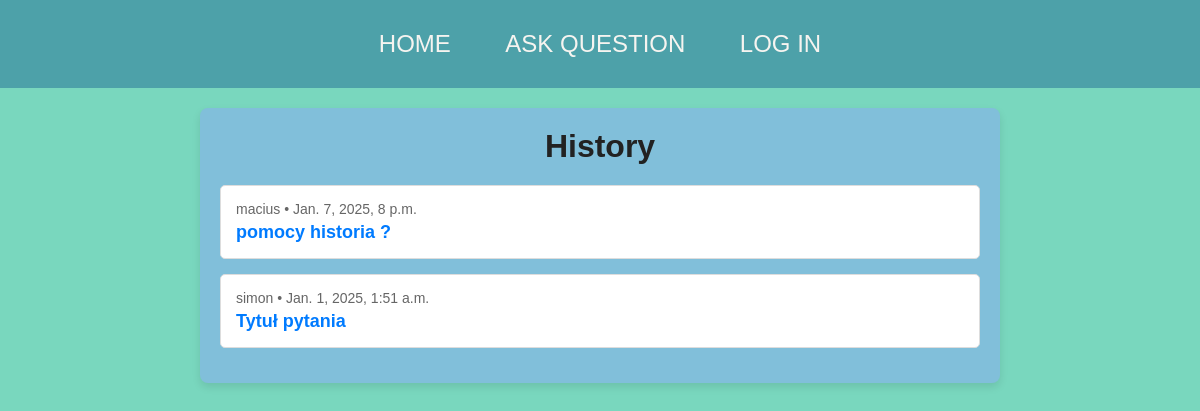
Screenshot of /learno/History/ with the database file from the repository.
### myapp/models.py (models this page shows, shortened)
class subject(models.Model):
    name = models.CharField(max_length=150,null=False)
    def __str__(self):
        return str(self.name)

class Question(models.Model):
    user = models.ForeignKey(User,on_delete=CASCADE,null=True)
    topic = models.ForeignKey(subject, related_name='questions',on_delete=models.SET_NULL,null=True)
    title = models.CharField(max_length=120,null=False,default="Tytuł pytania")
    question = models.TextField(null=True)
    created = models.DateTimeField(auto_now_add=True,null=True)
    class Meta():
        ordering = ['-created']

### myapp/views.py (the view)
# urls.py: path('<str:topic>/',views.questions,name = "subject")
def questions(req,topic):
    c_topic = get_object_or_404(subject, name = topic)
    qs = c_topic.questions.all()
    if not qs:
        return HttpResponse('<h1>No questions in this Topic yet<h1>')
    else:
        return render(req,'questions.html',{'questions': qs, 'subject':c_topic})

### myapp/templates/questions.html
{% extends 'main.html' %}
{% load static %}
{%block css%}<link rel="stylesheet" href="{% static 'questions.css' %}">{%endblock css%}
{% block content %}
<div class="container">
    <div class="subject">{{ subject }}</div>
    {% for ques in questions %}
        <div class="question-item">
            <div class="metadata">
                {{ ques.user }} • {{ ques.created }}
            </div>
            <a href="{% url 'question' ques.id %}">{{ ques.title }}</a>
        </div>
    {% endfor %}
</div>
{% endblock content %}

### static/style.css (style rules this page uses)
* { margin: 0; padding: 0; box-sizing: border-box; }
body { background-color: #79D7BE; font-family: Arial, sans-serif; }

### static/questions.css (style rules this page uses)
.container { background: #81BFDA; padding: 20px; margin: 20px auto; border-radius: 8px; box-shadow: 0px 4px 8px rgba(0, 0, 0, 0.1); max-width: 800px; width: 100%; }
.subject { font-size: 2rem; font-weight: bold; color: #222; margin-bottom: 20px; text-align: center; }
.question-item { padding: 15px; margin-bottom: 15px; background: #ffffff; border: 1px solid #ddd; border-radius: 5px; }
.question-item a { text-decoration: none; color: #007bff; font-size: 18px; font-weight: bold; transition: color 0.3s; }
.metadata { font-size: 14px; color: #666; margin-bottom: 5px; }

### rows the page displays
subject: name "History"
Question: user "macius", created "Jan. 7, 2025, 8 p.m.", title "pomocy historia ?"
Question: user "simon", created "Jan. 1, 2025, 1:51 a.m.", title "Tytuł pytania"
